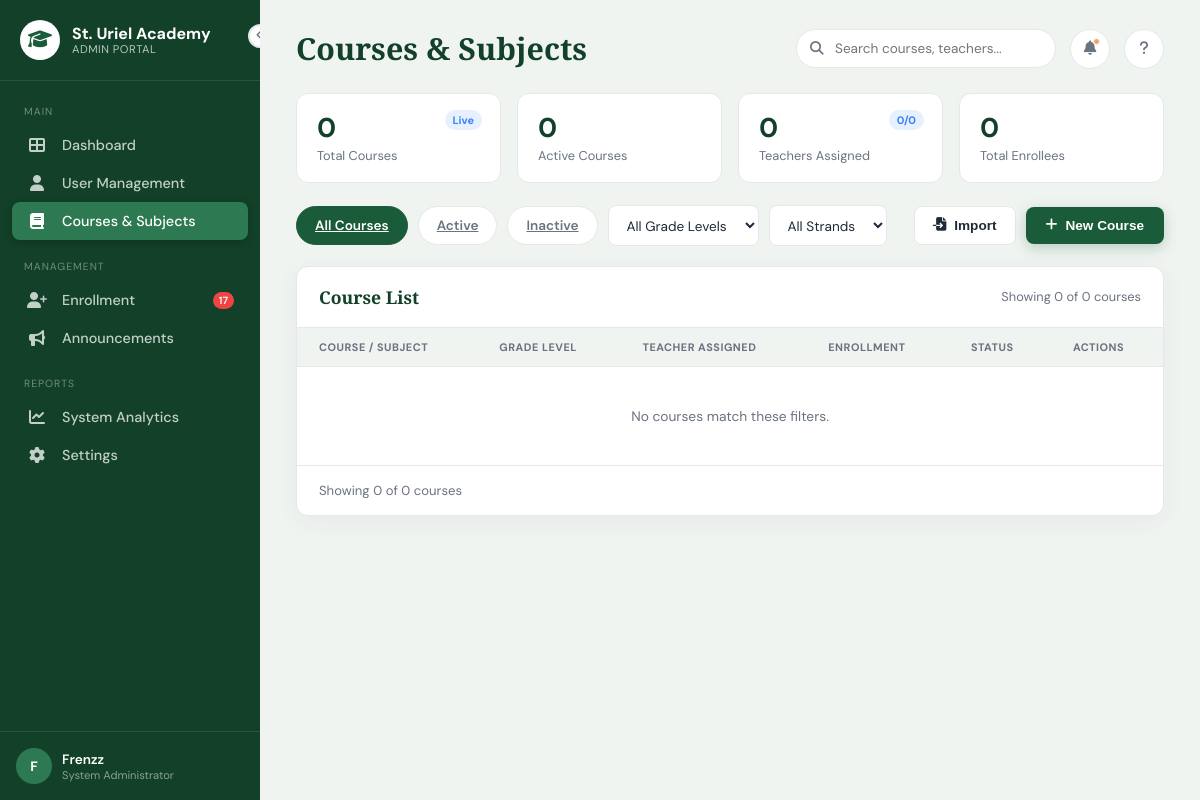
The page /public/admin/courses.php (signed in) on the database as committed earlier.
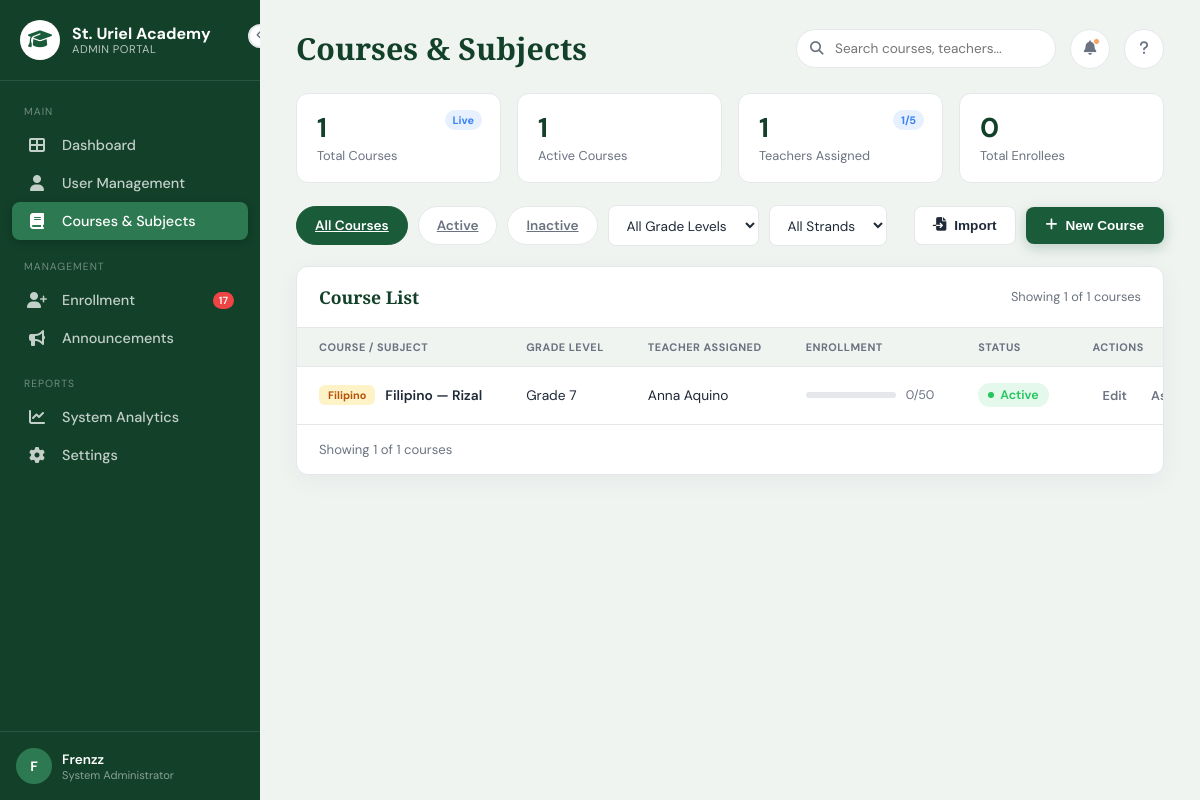
The same page on the database as committed later.
### tables this page shows
CREATE TABLE `classofferings` (
  `offering_id` int(11) NOT NULL,
  `subject_id` int(11) NOT NULL,
  `teacher_id` int(11) NOT NULL,
  `section_id` int(11) NOT NULL,
  `quarter` smallint(6) NOT NULL,
  `capacity` int(11) NOT NULL DEFAULT 50,
  `status` enum('active','inactive') NOT NULL DEFAULT 'active',
  `created_at` timestamp NOT NULL DEFAULT current_timestamp()
);

CREATE TABLE `subjects` (
  `subject_id` int(11) NOT NULL,
  `subject_name` varchar(255) NOT NULL,
  `description` text DEFAULT NULL,
  `created_at` timestamp NOT NULL DEFAULT current_timestamp()
);

CREATE TABLE `sections` (
  `section_id` int(11) NOT NULL,
  `section_name` varchar(100) NOT NULL,
  `grade_level` int(11) NOT NULL,
  `strand` varchar(50) DEFAULT NULL,
  `adviser_id` int(11) DEFAULT NULL,
  `school_year_id` int(11) NOT NULL,
  `created_at` timestamp NOT NULL DEFAULT current_timestamp()
);

CREATE TABLE `teachers` (
  `teacher_id` int(11) NOT NULL,
  `user_id` int(11) NOT NULL,
  `firstname` varchar(255) NOT NULL,
  `lastname` varchar(255) NOT NULL,
  `middlename` varchar(255) DEFAULT NULL,
  `email` varchar(255) NOT NULL,
  `employment_status` varchar(50) DEFAULT NULL,
  `department` varchar(255) DEFAULT NULL,
  `specialization` varchar(255) DEFAULT NULL,
  `created_at` timestamp NOT NULL DEFAULT current_timestamp(),
  `updated_at` timestamp NOT NULL DEFAULT current_timestamp() ON UPDATE current_timestamp()
);

### public/admin/courses.php (the view, shortened to what the changed rows need)
<?php
require_once __DIR__ . '/../../config/config.php';
$subjectColors = [
    'Math'                => ['bg' => '#dbeafe', 'text' => '#1d4ed8', 'bar' => '#2563eb'],
    'Science'             => ['bg' => '#dcfce7', 'text' => '#15803d', 'bar' => '#16a34a'],
    'English'             => ['bg' => '#ede9fe', 'text' => '#7c3aed', 'bar' => '#7c3aed'],
    'Filipino'            => ['bg' => '#fef3c7', 'text' => '#b45309', 'bar' => '#d97706'],
    'TLE'                 => ['bg' => '#ccfbf1', 'text' => '#0f766e', 'bar' => '#0d9488'],
    'MAPEH'               => ['bg' => '#fee2e2', 'text' => '#b91c1c', 'bar' => '#9ca3af'],
    'Araling Panlipunan'  => ['bg' => '#fce7f3', 'text' => '#be185d', 'bar' => '#db2777'],
];
$where  = [];
$params = [];
$whereSql = $where ? ('WHERE ' . implode(' AND ', $where)) : '';
$sql = "
    SELECT
        co.offering_id,
        co.subject_id,
        co.capacity,
        co.status,
        co.quarter,
        s.subject_name,
        sec.section_id,
        sec.section_name,
        sec.grade_level,
        sec.strand,
        t.teacher_id,
        t.firstname AS teacher_firstname,
        t.lastname  AS teacher_lastname,
        (SELECT COUNT(*) FROM enrollments e
            WHERE e.offering_id = co.offering_id AND e.status = 'active') AS enrolled_count
    FROM classofferings co
    JOIN subjects s   ON s.subject_id = co.subject_id
    JOIN sections sec ON sec.section_id = co.section_id
    LEFT JOIN teachers t ON t.teacher_id = co.teacher_id
    {$whereSql}
    ORDER BY sec.grade_level ASC, s.subject_name ASC
";
$stmt = $pdo->prepare($sql);
$stmt->execute($params);
$courses = $stmt->fetchAll();
$totalShown = count($courses);
$totalCourses  = (int) $pdo->query("SELECT COUNT(*) FROM classofferings")->fetchColumn();
$activeCourses = (int) $pdo->query("SELECT COUNT(*) FROM classofferings WHERE status = 'active'")->fetchColumn();
$teachersAssigned = (int) $pdo->query("SELECT COUNT(DISTINCT teacher_id) FROM classofferings")->fetchColumn();
$totalTeachers    = (int) $pdo->query("SELECT COUNT(*) FROM teachers")->fetchColumn();
?>
<!DOCTYPE html>
<html lang="en">
<head>
<link rel="stylesheet" href="https://cdnjs.cloudflare.com/ajax/libs/font-awesome/6.5.1/css/all.min.css">
<link rel="stylesheet" href="assests/css/courses.css">
<link rel="stylesheet" href="assests/css/add_course.css">
</head>
<body>
<?php include '../../includes/admin_sidebar.php'; ?>
<div class="main-content" id="mainContent">
    <div class="page-header">
        <h1>Courses &amp; Subjects</h1>
    </div>
    <div class="stats-row">
        <div class="stat-card">
            <div class="stat-trend info">Live</div>
            <div class="stat-value"><?= htmlspecialchars($totalCourses) ?></div>
            <div class="stat-label">Total Courses</div>
        </div>
        <div class="stat-card">
            <div class="stat-value"><?= htmlspecialchars($activeCourses) ?></div>
            <div class="stat-label">Active Courses</div>
        </div>
        <div class="stat-card">
            <div class="stat-trend info"><?= htmlspecialchars($teachersAssigned) ?>/<?= htmlspecialchars($totalTeachers) ?></div>
            <div class="stat-value"><?= htmlspecialchars($teachersAssigned) ?></div>
            <div class="stat-label">Teachers Assigned</div>
        </div>
    </div>
    <div class="list-panel">
        <div class="list-panel-header">
            <h2>Course List</h2>
            <span class="count-note">Showing <?= htmlspecialchars($totalShown) ?> of <?= htmlspecialchars($totalCourses) ?> courses</span>
        </div>
        <table class="course-table">
            <thead>
                <tr>
                    <th>Course / Subject</th>
                    <th>Grade Level</th>
                    <th>Teacher Assigned</th>
                    <th>Enrollment</th>
                    <th>Status</th>
                    <th>Actions</th>
                </tr>
            </thead>
            <tbody>
                <?php if (empty($courses)): ?>
                <tr>
                    <td colspan="6" style="text-align:center; padding: 40px; color: var(--text-muted);">
                        No courses match these filters.
                    </td>
                </tr>
                <?php endif; ?>
                <?php foreach ($courses as $course):
                    $colors = $subjectColors[$course['subject_name']] ?? ['bg' => '#e5e7eb', 'text' => '#374151', 'bar' => '#9ca3af'];
                    $teacherName = $course['teacher_id'] ? trim($course['teacher_firstname'] . ' ' . $course['teacher_lastname']) : null;
                    $courseName = $course['subject_name'] . ' — ' . $course['section_name'];
                ?>
                <tr>
                    <td>
                        <div class="course-cell">
                            <span class="subject-tag" style="background: <?= $colors['bg'] ?>; color: <?= $colors['text'] ?>;">
                                <?= htmlspecialchars($course['subject_name']) ?>
                            </span>
                            <span class="course-name"><?= htmlspecialchars($courseName) ?></span>
                        </div>
                    </td>
                    <td>Grade <?= htmlspecialchars($course['grade_level']) ?><?= $course['strand'] ? ' · ' . htmlspecialchars($course['strand']) : '' ?></td>
                    <td><?= $teacherName ? htmlspecialchars($teacherName) : '— Unassigned —' ?></td>
                    <td>
                        <div class="enrollment-cell">
                            <div class="enrollment-bar">
                            </div>
                            <span class="enrollment-fraction"><?= htmlspecialchars($course['enrolled_count']) ?>/<?= htmlspecialchars($course['capacity']) ?></span>
                        </div>
                    </td>
                    <td>
                        <span class="status-dot-badge <?= $course['status'] ?>">
                            <span class="dot"></span>
                            <?= $course['status'] === 'active' ? 'Active' : 'Inactive' ?>
                        </span>
                    </td>
                    <td>
                        <div class="row-actions">
                            <a href="edit_course.php?id=<?= (int) $course['offering_id'] ?>">Edit</a>
                            <a href="assign_teacher.php?id=<?= (int) $course['offering_id'] ?>">Assign</a>
                        </div>
                    </td>
                </tr>
                <?php endforeach; ?>
            </tbody>
        </table>
        <div class="list-panel-footer">
            <span class="count-note">Showing <?= htmlspecialchars($totalShown) ?> of <?= htmlspecialchars($totalCourses) ?> courses</span>
        </div>
    </div>
</div>
</body>
</html>

Rows that differ between the two databases and show on the page:
added classofferings: subject.subject_name "Filipino", subject.section_name "Filipino — Rizal", section.grade_level "7", teacher.lastname "Anna Aquino", enrolled_count "0", capacity "50", status "Active"
Other text that changed with them:
$totalCourses: "0" → "1"
$activeCourses: "0" → "1"
$teachersAssigned: "0" → "1"
$totalTeachers: "0" → "5"
$totalShown: "0" → "1"
text no longer shown: "No courses match these filters."
